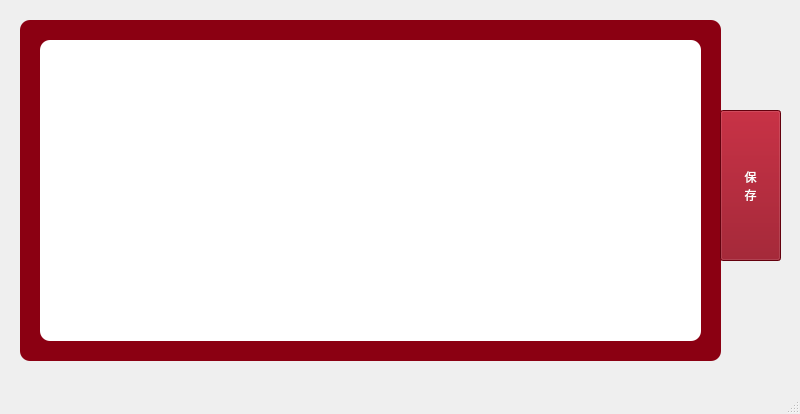
<?xml version="1.0" encoding="UTF-8"?>
<ui version="4.0">
 <class>innermarkdown</class>
 <widget class="QMainWindow" name="innermarkdown">
  <property name="geometry">
   <rect>
    <x>0</x>
    <y>0</y>
    <width>800</width>
    <height>414</height>
   </rect>
  </property>
  <property name="windowTitle">
   <string>MainWindow</string>
  </property>
  <widget class="QWidget" name="centralwidget">
   <widget class="QPushButton" name="savepushButton">
    <property name="geometry">
     <rect>
      <x>720</x>
      <y>110</y>
      <width>61</width>
      <height>151</height>
     </rect>
    </property>
    <property name="styleSheet">
     <string notr="true">QPushButton{
	
	
	font: 30pt &quot;Heiti SC&quot;;
	
	border-width: 1px;
	border-color: rgb(139 ,0, 18); 
	background-color: rgb(139, 0, 18);
	

color:white;
}
QPushButton:hover { 
background-color: rgb(167, 42, 43);}
QPushButton:hovered { 
background-color: rgb(116, 255, 63);}

</string>
    </property>
    <property name="text">
     <string>保
存</string>
    </property>
   </widget>
   <widget class="QWidget" name="widget" native="true">
    <property name="geometry">
     <rect>
      <x>20</x>
      <y>20</y>
      <width>701</width>
      <height>341</height>
     </rect>
    </property>
    <property name="styleSheet">
     <string notr="true">background-color: rgb(139, 0, 18);
border-radius:10px;</string>
    </property>
    <widget class="QMarkdownTextEdit" name="markdownTextEdit">
     <property name="geometry">
      <rect>
       <x>20</x>
       <y>20</y>
       <width>661</width>
       <height>301</height>
      </rect>
     </property>
     <property name="styleSheet">
      <string notr="true">background-color: rgb(255, 255, 255);</string>
     </property>
    </widget>
   </widget>
   <zorder>widget</zorder>
   <zorder>savepushButton</zorder>
  </widget>
  <widget class="QStatusBar" name="statusbar"/>
 </widget>
 <customwidgets>
  <customwidget>
   <class>QMarkdownTextEdit</class>
   <extends>QPlainTextEdit</extends>
   <header>qmarkdowntextedit.h</header>
  </customwidget>
 </customwidgets>
 <resources/>
 <connections/>
</ui>
